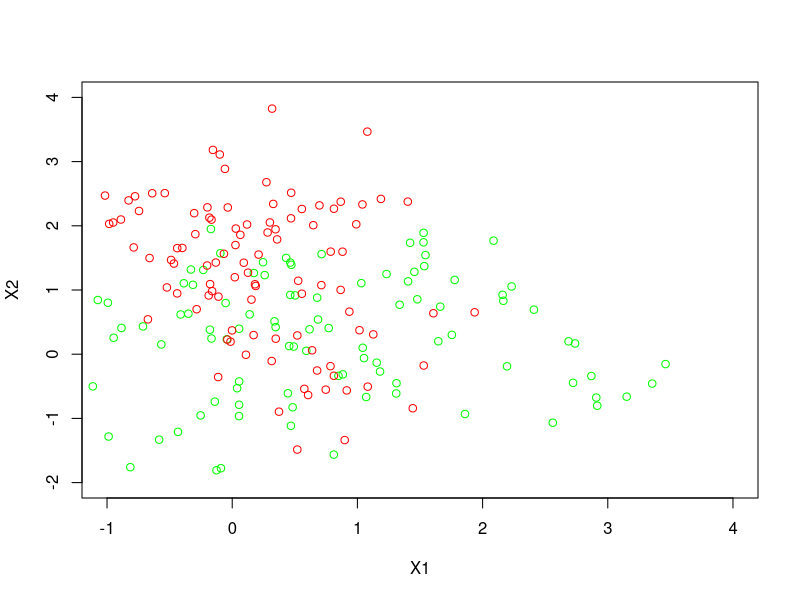

Reproduce this figure in R.
## ---- chunk 1
knitr::opts_chunk$set(echo = TRUE)
## ---- chunk 2
 library(MASS)

 set.seed(2000)
 green<-mvrnorm(100,c(2,1),diag(2))
 green<-data.frame(green)
 red<-mvrnorm(100,c(1,2),diag(2))
 red<-data.frame(red)
 
 set.seed(2014)
 green_test<-mvrnorm(500,c(2,1),diag(2))
 green_test<-data.frame(green_test)
 red_test<- mvrnorm(500,c(1,2),diag(2))
 red_test<-data.frame(red_test)

 ## bind training and testing data 
train_data = rbind(green,red)
train_data["Y"] = c(rep(1,100),rep(0,100))
                   
test_data = rbind(green_test,red_test)
test_data["Y"] =  c(rep(1,500),rep(0,500))

## train model
lda_model = lda(Y~.,prior = c(1/2,1/2), data = train_data)
y_predict = data.frame(predict(lda_model, newdata = train_data[c(1,2)])$class)
train_error = mean(y_predict!=train_data["Y"])
y_predict_test = data.frame(predict(lda_model, newdata = test_data[c(1,2)])$class)
test_error = mean(y_predict_test!=test_data["Y"])
print(c(train_error,test_error))
## ---- chunk 3
logistic_regression = glm(Y~.,family = binomial(link="logit"), data= train_data)
y_fitted = data.frame(as.numeric(logistic_regression$fitted.values>=0.5))
train_error = mean(y_fitted!=train_data["Y"])
y_predicted = data.frame(as.numeric(predict(logistic_regression,newdata = test_data[c(1,2)])>=0))
test_error = mean(y_predicted!=test_data["Y"])
print(c(train_error,test_error))
## ---- chunk 4
linear_model = lm(Y~X1+X2,data = train_data)
y_fitted = as.numeric(linear_model$fitted.values >= 0.5)
tarin_error = mean(y_fitted!= train_data["Y"])
y_predicted = as.numeric(predict(linear_model,newdata = test_data[c("X1","X2")])>=0.5)
test_error = mean(y_predicted!=test_data["Y"])
print(c(train_error,test_error))
## ---- chunk 5
errors = data.frame(c(0.215,0.220,0.215,0.22),c(0.239,0.235,0.236,0.235))
colnames(errors) <- c("Train","Test")
row.names(errors) <- c("Bayes","LDA","Logistic","Linear")
print(errors)
## ---- chunk 6
library(MASS)
#generate ten centers, which are treated as fixed parameters
Sig <- matrix(c(1,0,0,1),nrow=2)
seed_center <- 16
set.seed(seed_center)
center_green <- mvrnorm(n=10,c(1,0),Sig)
center_red <- mvrnorm(n=10,c(0,1),Sig)
##define a function "gendata2" first
gendata2 <-function(n,mu1,mu2,Sig1,Sig2,myseed)
{
set.seed(myseed)
mean1 <- mu1[sample(1:10,n,replace=T),]
mean2 <- mu2[sample(1:10,n,replace=T),]
green <- matrix(0,ncol=2,nrow=n)
red <- matrix(0,ncol=2,nrow=n)
for(i in 1:n){
green[i,] <- mvrnorm(1,mean1[i,],Sig1)
red[i,] <- mvrnorm(1,mean2[i,],Sig2)
}
x <- rbind(green,red)
return(x)
}
#generate the training set
seed_train <- 2000
ntrain <- 100
train2 <- gendata2(ntrain,center_green,center_red,Sig/5,Sig/5,seed_train)
ytrain <- c(rep(1,ntrain),rep(0,ntrain))


## ---- chunk 7
plot(train2[1:100,],col="green",xlab="X1",ylab="X2",xlim=c(-1,4),ylim=c(-2,4))
points(train2[101:200,],col="red")
## ---- chunk 8
#generate the training set
seed_test <- 2014
ntest <- 500
test2 <- gendata2(ntest,center_green,center_red,Sig/5,Sig/5,seed_test)
ytest <- c(rep(1,ntest),rep(0,ntest))

## ---- chunk 9
train_df = data.frame(train2) 
train_df["Y"] = ytrain
test_df = data.frame(test2)
test_df["Y"] = ytest
linear_model = lm(Y~X1+X2, data = train_df)
train_error = mean(as.numeric(linear_model$fitted.values>=0.5)!=ytrain)
y_predicted = as.numeric(predict(linear_model,newdata = test_df)>=0.5)
test_error = mean(y_predicted!=ytest)
print(c(train_error,test_error))
## ---- chunk 10
lda_model = lda(train2,ytrain, cv= FALSE)
train_error= mean(predict(lda_model,newdata = train2)$class!=ytrain)
test_error= mean(predict(lda_model,newdata = test2)$class!=ytest)
print(c(train_error,test_error))
## ---- chunk 11
train_data_logistic = data.frame(train2)
colnames(train_data_logistic)<-c("X1","X2")
train_data_logistic["Y"] = ytrain
test_data_logistic = data.frame(test2)
colnames(test_data_logistic)<-c("X1","X2")
test_data_logistic["Y"] = ytest
logistic_model = glm(Y~.,family=binomial(link="logit"),data = train_data_logistic)
train_error = mean(as.numeric(logistic_model$fitted.values>=0.5)!=ytrain)
test_error = mean(as.numeric(predict(logistic_model,newdata = test_data_logistic[c(1,2)])>=0)!=ytest)
print(c(train_error,test_error))
## ---- chunk 12
errors = data.frame(c(0.310,0.310,0.305),c(0.295,0.295,0.377))
colnames(errors) <- c("Train","Test")
row.names(errors) <- c("Linear","LDA","Logistic")
print(errors)
